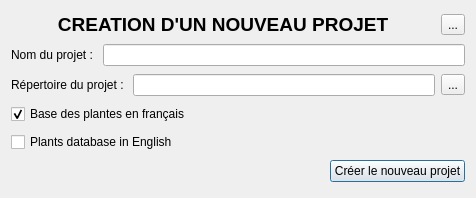
<?xml version="1.0" encoding="UTF-8"?>
<ui version="4.0">
 <class>nouveau_Projet</class>
 <widget class="QDialog" name="nouveau_Projet">
  <property name="geometry">
   <rect>
    <x>0</x>
    <y>0</y>
    <width>476</width>
    <height>198</height>
   </rect>
  </property>
  <property name="windowTitle">
   <string>Création d'un nouveau projet OPENJARDIN</string>
  </property>
  <layout class="QHBoxLayout" name="horizontalLayout_5">
   <item>
    <layout class="QVBoxLayout" name="verticalLayout">
     <item>
      <layout class="QHBoxLayout" name="horizontalLayout_4">
       <item>
        <widget class="QLabel" name="label_9">
         <property name="font">
          <font>
           <pointsize>14</pointsize>
           <weight>75</weight>
           <bold>true</bold>
          </font>
         </property>
         <property name="text">
          <string>CREATION D'UN NOUVEAU PROJET</string>
         </property>
         <property name="alignment">
          <set>Qt::AlignCenter</set>
         </property>
        </widget>
       </item>
       <item>
        <widget class="QToolButton" name="toolButton_quitter">
         <property name="text">
          <string>...</string>
         </property>
         <property name="icon">
          <iconset resource="../openjardin.qrc">
           <normaloff>:/images/icones/quitter.png</normaloff>:/images/icones/quitter.png</iconset>
         </property>
         <property name="iconSize">
          <size>
           <width>24</width>
           <height>24</height>
          </size>
         </property>
        </widget>
       </item>
      </layout>
     </item>
     <item>
      <layout class="QHBoxLayout" name="horizontalLayout">
       <item>
        <widget class="QLabel" name="label">
         <property name="text">
          <string>Nom du projet : </string>
         </property>
        </widget>
       </item>
       <item>
        <widget class="QLineEdit" name="lineEdit_filename"/>
       </item>
      </layout>
     </item>
     <item>
      <layout class="QHBoxLayout" name="horizontalLayout_2">
       <item>
        <widget class="QLabel" name="label_2">
         <property name="text">
          <string>Répertoire du projet : </string>
         </property>
        </widget>
       </item>
       <item>
        <widget class="QLineEdit" name="lineEdit_repertoire"/>
       </item>
       <item>
        <widget class="QToolButton" name="toolButton_repertoire">
         <property name="text">
          <string>...</string>
         </property>
         <property name="icon">
          <iconset resource="../openjardin.qrc">
           <normaloff>:/images/open_48.png</normaloff>:/images/open_48.png</iconset>
         </property>
         <property name="iconSize">
          <size>
           <width>24</width>
           <height>24</height>
          </size>
         </property>
        </widget>
       </item>
      </layout>
     </item>
     <item>
      <widget class="QCheckBox" name="checkBoxFrench">
       <property name="text">
        <string>Base des plantes en français</string>
       </property>
       <property name="checked">
        <bool>true</bool>
       </property>
      </widget>
     </item>
     <item>
      <widget class="QCheckBox" name="checkBoxEnglish">
       <property name="text">
        <string>Plants database in English</string>
       </property>
      </widget>
     </item>
     <item>
      <layout class="QHBoxLayout" name="horizontalLayout_3">
       <item>
        <spacer name="horizontalSpacer">
         <property name="orientation">
          <enum>Qt::Horizontal</enum>
         </property>
         <property name="sizeHint" stdset="0">
          <size>
           <width>40</width>
           <height>20</height>
          </size>
         </property>
        </spacer>
       </item>
       <item>
        <widget class="QPushButton" name="pushButton">
         <property name="text">
          <string>Créer le nouveau projet</string>
         </property>
         <property name="icon">
          <iconset resource="../openjardin.qrc">
           <normaloff>:/images/Valider.png</normaloff>:/images/Valider.png</iconset>
         </property>
        </widget>
       </item>
      </layout>
     </item>
    </layout>
   </item>
  </layout>
 </widget>
 <resources>
  <include location="../openjardin.qrc"/>
 </resources>
 <connections/>
</ui>
